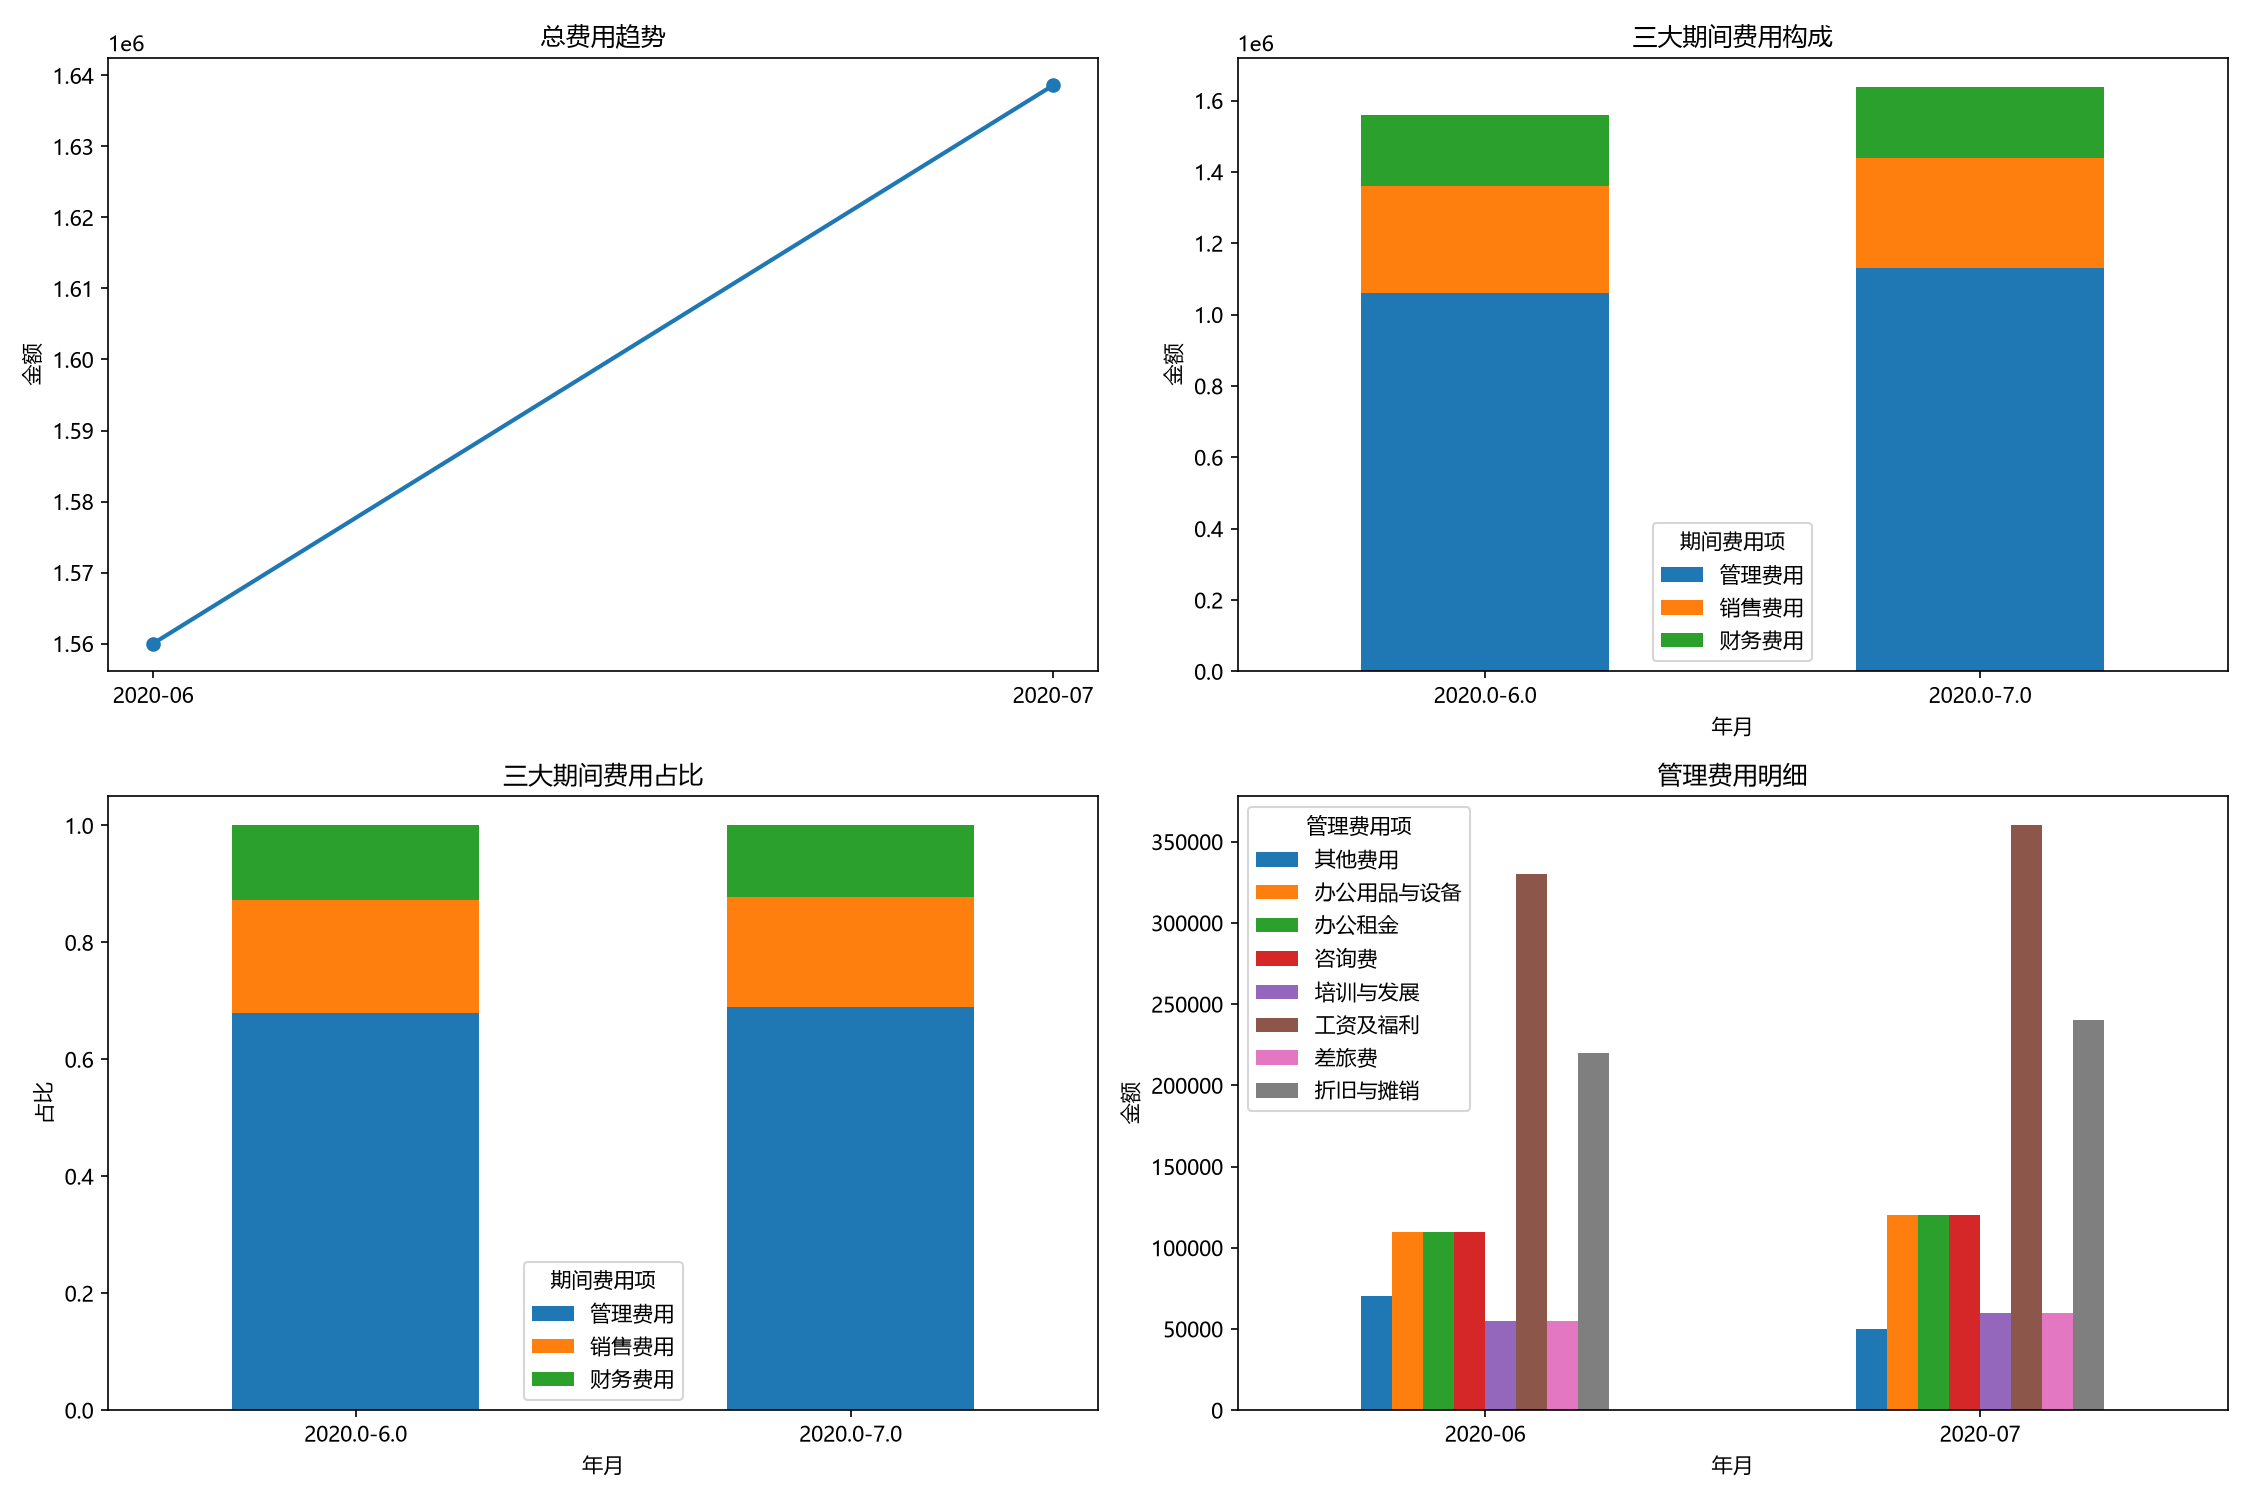

Write the Python code that produced this figure.
import os
import pandas as pd
import matplotlib.pyplot as plt
import matplotlib
matplotlib.rcParams['font.sans-serif'] = ['Microsoft YaHei', 'SimHei']
matplotlib.rcParams['axes.unicode_minus'] = False

base = r'D:/学习作业/数据可视化/1《CDA 一级认证教材：商业数据分析》'
out = r'D:/学习作业/数据可视化/第3章'
os.makedirs(out, exist_ok=True)

path = os.path.join(base, '第3章 商业数据分析框架/案例2：财务费用分析/案例2：财务费用分析-原始数据.xlsx')

total = pd.read_excel(path, sheet_name='总费用数据')
period = pd.read_excel(path, sheet_name='财务三大期间费用数据')
manage = pd.read_excel(path, sheet_name='管理费用数据')

total['年月'] = total['年份'].astype(str) + '-' + total['月份'].astype(str).str.zfill(2)
period['年月'] = period['年份'].astype(str) + '-' + period['月份'].astype(str).str.zfill(2)
manage['年月'] = manage['年份'].astype(str) + '-' + manage['份'].astype(str).str.zfill(2)

period = period.dropna(subset=['期间费用项'])
period['期间费用项'] = period['期间费用项'].str.strip()
manage = manage.dropna(subset=['管理费用项'])
manage['管理费用项'] = manage['管理费用项'].str.strip()

total['环比增长率'] = total['金额'].pct_change()

period_pivot = period.pivot_table(index='年月', columns='期间费用项', values='金额', aggfunc='sum', fill_value=0)

manage_pivot = manage.pivot_table(index='年月', columns='管理费用项', values='金额', aggfunc='sum', fill_value=0)

fig, axes = plt.subplots(2, 2, figsize=(15, 10))

axes[0, 0].plot(total['年月'], total['金额'], marker='o', color='#1f77b4', linewidth=2)
axes[0, 0].set_title('总费用趋势')
axes[0, 0].set_ylabel('金额')

period_pivot[['管理费用', '销售费用', '财务费用']].plot(kind='bar', ax=axes[0, 1], stacked=True)
axes[0, 1].set_title('三大期间费用构成')
axes[0, 1].set_ylabel('金额')
axes[0, 1].tick_params(axis='x', rotation=0)

period_share = period_pivot[['管理费用', '销售费用', '财务费用']].div(period_pivot[['管理费用', '销售费用', '财务费用']].sum(axis=1), axis=0)
period_share.plot(kind='bar', ax=axes[1, 0], stacked=True)
axes[1, 0].set_title('三大期间费用占比')
axes[1, 0].set_ylabel('占比')
axes[1, 0].tick_params(axis='x', rotation=0)

manage_pivot.plot(kind='bar', ax=axes[1, 1])
axes[1, 1].set_title('管理费用明细')
axes[1, 1].set_ylabel('金额')
axes[1, 1].tick_params(axis='x', rotation=0)

plt.tight_layout()
plt.savefig(os.path.join(out, '第3章_财务费用分析.png'), dpi=150)
plt.show()

print('总费用：')
print(total[['年月', '金额', '环比增长率']].round(4))
print('\n期间费用占比：')
print(period_pivot.round(4))
